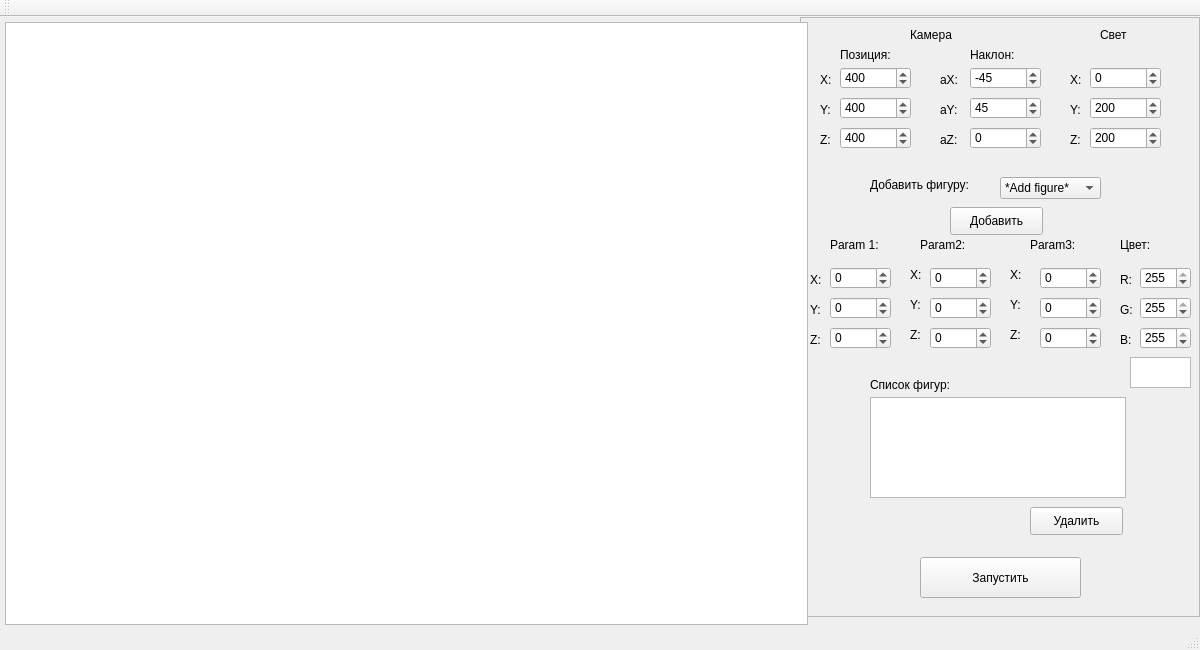
<?xml version="1.0" encoding="UTF-8"?>
<ui version="4.0">
 <class>MainWindow</class>
 <widget class="QMainWindow" name="MainWindow">
  <property name="geometry">
   <rect>
    <x>0</x>
    <y>0</y>
    <width>1200</width>
    <height>650</height>
   </rect>
  </property>
  <property name="windowTitle">
   <string>MainWindow</string>
  </property>
  <property name="autoFillBackground">
   <bool>true</bool>
  </property>
  <widget class="QWidget" name="centralWidget">
   <widget class="QFrame" name="frame">
    <property name="geometry">
     <rect>
      <x>800</x>
      <y>0</y>
      <width>400</width>
      <height>600</height>
     </rect>
    </property>
    <property name="autoFillBackground">
     <bool>true</bool>
    </property>
    <property name="frameShape">
     <enum>QFrame::StyledPanel</enum>
    </property>
    <property name="frameShadow">
     <enum>QFrame::Raised</enum>
    </property>
    <widget class="QSpinBox" name="spinBox_cX">
     <property name="geometry">
      <rect>
       <x>40</x>
       <y>50</y>
       <width>71</width>
       <height>22</height>
      </rect>
     </property>
     <property name="minimum">
      <number>-9999</number>
     </property>
     <property name="maximum">
      <number>9999</number>
     </property>
     <property name="value">
      <number>400</number>
     </property>
     <property name="displayIntegerBase">
      <number>10</number>
     </property>
    </widget>
    <widget class="QSpinBox" name="spinBox_cY">
     <property name="geometry">
      <rect>
       <x>40</x>
       <y>80</y>
       <width>71</width>
       <height>22</height>
      </rect>
     </property>
     <property name="minimum">
      <number>-9999</number>
     </property>
     <property name="maximum">
      <number>9999</number>
     </property>
     <property name="value">
      <number>400</number>
     </property>
    </widget>
    <widget class="QSpinBox" name="spinBox_cZ">
     <property name="geometry">
      <rect>
       <x>40</x>
       <y>110</y>
       <width>71</width>
       <height>22</height>
      </rect>
     </property>
     <property name="minimum">
      <number>-9999</number>
     </property>
     <property name="maximum">
      <number>9999</number>
     </property>
     <property name="value">
      <number>400</number>
     </property>
    </widget>
    <widget class="QPushButton" name="pushButton">
     <property name="geometry">
      <rect>
       <x>120</x>
       <y>540</y>
       <width>161</width>
       <height>41</height>
      </rect>
     </property>
     <property name="text">
      <string>Запустить</string>
     </property>
    </widget>
    <widget class="QSpinBox" name="spinBox_L3">
     <property name="geometry">
      <rect>
       <x>290</x>
       <y>110</y>
       <width>71</width>
       <height>22</height>
      </rect>
     </property>
     <property name="minimum">
      <number>-9999</number>
     </property>
     <property name="maximum">
      <number>9999</number>
     </property>
     <property name="value">
      <number>200</number>
     </property>
    </widget>
    <widget class="QSpinBox" name="spinBox_L1">
     <property name="geometry">
      <rect>
       <x>290</x>
       <y>50</y>
       <width>71</width>
       <height>22</height>
      </rect>
     </property>
     <property name="minimum">
      <number>-9999</number>
     </property>
     <property name="maximum">
      <number>9999</number>
     </property>
    </widget>
    <widget class="QSpinBox" name="spinBox_L2">
     <property name="geometry">
      <rect>
       <x>290</x>
       <y>80</y>
       <width>71</width>
       <height>22</height>
      </rect>
     </property>
     <property name="minimum">
      <number>-9999</number>
     </property>
     <property name="maximum">
      <number>9999</number>
     </property>
     <property name="value">
      <number>200</number>
     </property>
     <property name="displayIntegerBase">
      <number>10</number>
     </property>
    </widget>
    <widget class="QListView" name="listView">
     <property name="geometry">
      <rect>
       <x>70</x>
       <y>380</y>
       <width>256</width>
       <height>101</height>
      </rect>
     </property>
    </widget>
    <widget class="QLabel" name="label">
     <property name="geometry">
      <rect>
       <x>20</x>
       <y>55</y>
       <width>55</width>
       <height>16</height>
      </rect>
     </property>
     <property name="text">
      <string>X:</string>
     </property>
    </widget>
    <widget class="QLabel" name="label_2">
     <property name="geometry">
      <rect>
       <x>20</x>
       <y>85</y>
       <width>55</width>
       <height>16</height>
      </rect>
     </property>
     <property name="text">
      <string>Y:</string>
     </property>
    </widget>
    <widget class="QLabel" name="label_3">
     <property name="geometry">
      <rect>
       <x>20</x>
       <y>115</y>
       <width>55</width>
       <height>16</height>
      </rect>
     </property>
     <property name="text">
      <string>Z:</string>
     </property>
    </widget>
    <widget class="QSpinBox" name="spinBox_aX">
     <property name="geometry">
      <rect>
       <x>170</x>
       <y>50</y>
       <width>71</width>
       <height>22</height>
      </rect>
     </property>
     <property name="minimum">
      <number>-9999</number>
     </property>
     <property name="maximum">
      <number>9999</number>
     </property>
     <property name="value">
      <number>-45</number>
     </property>
    </widget>
    <widget class="QLabel" name="label_4">
     <property name="geometry">
      <rect>
       <x>140</x>
       <y>115</y>
       <width>55</width>
       <height>16</height>
      </rect>
     </property>
     <property name="text">
      <string>aZ:</string>
     </property>
    </widget>
    <widget class="QLabel" name="label_5">
     <property name="geometry">
      <rect>
       <x>140</x>
       <y>85</y>
       <width>55</width>
       <height>16</height>
      </rect>
     </property>
     <property name="text">
      <string>aY:</string>
     </property>
    </widget>
    <widget class="QSpinBox" name="spinBox_aY">
     <property name="geometry">
      <rect>
       <x>170</x>
       <y>80</y>
       <width>71</width>
       <height>22</height>
      </rect>
     </property>
     <property name="minimum">
      <number>-9999</number>
     </property>
     <property name="maximum">
      <number>9999</number>
     </property>
     <property name="value">
      <number>45</number>
     </property>
    </widget>
    <widget class="QSpinBox" name="spinBox_aZ">
     <property name="geometry">
      <rect>
       <x>170</x>
       <y>110</y>
       <width>71</width>
       <height>22</height>
      </rect>
     </property>
     <property name="minimum">
      <number>-9999</number>
     </property>
     <property name="maximum">
      <number>9999</number>
     </property>
    </widget>
    <widget class="QLabel" name="label_6">
     <property name="geometry">
      <rect>
       <x>140</x>
       <y>55</y>
       <width>55</width>
       <height>16</height>
      </rect>
     </property>
     <property name="text">
      <string>aX:</string>
     </property>
    </widget>
    <widget class="QLabel" name="label_7">
     <property name="geometry">
      <rect>
       <x>110</x>
       <y>10</y>
       <width>55</width>
       <height>16</height>
      </rect>
     </property>
     <property name="text">
      <string>Камера</string>
     </property>
    </widget>
    <widget class="QLabel" name="label_8">
     <property name="geometry">
      <rect>
       <x>300</x>
       <y>10</y>
       <width>55</width>
       <height>16</height>
      </rect>
     </property>
     <property name="text">
      <string>Свет</string>
     </property>
    </widget>
    <widget class="QLabel" name="label_9">
     <property name="geometry">
      <rect>
       <x>40</x>
       <y>30</y>
       <width>55</width>
       <height>16</height>
      </rect>
     </property>
     <property name="text">
      <string>Позиция:</string>
     </property>
    </widget>
    <widget class="QLabel" name="label_10">
     <property name="geometry">
      <rect>
       <x>170</x>
       <y>30</y>
       <width>55</width>
       <height>16</height>
      </rect>
     </property>
     <property name="text">
      <string>Наклон:</string>
     </property>
    </widget>
    <widget class="QLabel" name="label_11">
     <property name="geometry">
      <rect>
       <x>270</x>
       <y>115</y>
       <width>55</width>
       <height>16</height>
      </rect>
     </property>
     <property name="text">
      <string>Z:</string>
     </property>
    </widget>
    <widget class="QLabel" name="label_12">
     <property name="geometry">
      <rect>
       <x>270</x>
       <y>85</y>
       <width>55</width>
       <height>16</height>
      </rect>
     </property>
     <property name="text">
      <string>Y:</string>
     </property>
    </widget>
    <widget class="QLabel" name="label_13">
     <property name="geometry">
      <rect>
       <x>270</x>
       <y>55</y>
       <width>55</width>
       <height>16</height>
      </rect>
     </property>
     <property name="text">
      <string>X:</string>
     </property>
    </widget>
    <widget class="QLabel" name="label_14">
     <property name="geometry">
      <rect>
       <x>70</x>
       <y>360</y>
       <width>91</width>
       <height>16</height>
      </rect>
     </property>
     <property name="text">
      <string>Список фигур:</string>
     </property>
    </widget>
    <widget class="QComboBox" name="comboBox">
     <property name="geometry">
      <rect>
       <x>200</x>
       <y>160</y>
       <width>101</width>
       <height>22</height>
      </rect>
     </property>
     <item>
      <property name="text">
       <string>*Add figure*</string>
      </property>
     </item>
     <item>
      <property name="text">
       <string>Triangle</string>
      </property>
     </item>
     <item>
      <property name="text">
       <string>Sphere</string>
      </property>
     </item>
     <item>
      <property name="text">
       <string>Cylindre</string>
      </property>
     </item>
     <item>
      <property name="text">
       <string>Cone</string>
      </property>
     </item>
    </widget>
    <widget class="QLabel" name="label_15">
     <property name="geometry">
      <rect>
       <x>70</x>
       <y>160</y>
       <width>111</width>
       <height>16</height>
      </rect>
     </property>
     <property name="text">
      <string>Добавить фигуру:</string>
     </property>
    </widget>
    <widget class="QPushButton" name="pushButton_add">
     <property name="geometry">
      <rect>
       <x>150</x>
       <y>190</y>
       <width>93</width>
       <height>28</height>
      </rect>
     </property>
     <property name="text">
      <string>Добавить</string>
     </property>
    </widget>
    <widget class="QPushButton" name="pushButton_del">
     <property name="geometry">
      <rect>
       <x>230</x>
       <y>490</y>
       <width>93</width>
       <height>28</height>
      </rect>
     </property>
     <property name="text">
      <string>Удалить</string>
     </property>
    </widget>
    <widget class="QLabel" name="param1">
     <property name="geometry">
      <rect>
       <x>30</x>
       <y>220</y>
       <width>55</width>
       <height>16</height>
      </rect>
     </property>
     <property name="text">
      <string>Param 1:</string>
     </property>
    </widget>
    <widget class="QLabel" name="param2">
     <property name="geometry">
      <rect>
       <x>120</x>
       <y>220</y>
       <width>55</width>
       <height>16</height>
      </rect>
     </property>
     <property name="text">
      <string>Param2:</string>
     </property>
    </widget>
    <widget class="QLabel" name="label_p1">
     <property name="geometry">
      <rect>
       <x>10</x>
       <y>255</y>
       <width>55</width>
       <height>16</height>
      </rect>
     </property>
     <property name="text">
      <string>X:</string>
     </property>
    </widget>
    <widget class="QLabel" name="label_p2">
     <property name="geometry">
      <rect>
       <x>10</x>
       <y>285</y>
       <width>55</width>
       <height>16</height>
      </rect>
     </property>
     <property name="text">
      <string>Y:</string>
     </property>
    </widget>
    <widget class="QSpinBox" name="spinBox_C1_3">
     <property name="geometry">
      <rect>
       <x>30</x>
       <y>250</y>
       <width>61</width>
       <height>22</height>
      </rect>
     </property>
     <property name="minimum">
      <number>-9999</number>
     </property>
     <property name="maximum">
      <number>9999</number>
     </property>
    </widget>
    <widget class="QSpinBox" name="spinBox_C3_3">
     <property name="geometry">
      <rect>
       <x>30</x>
       <y>310</y>
       <width>61</width>
       <height>22</height>
      </rect>
     </property>
     <property name="minimum">
      <number>-9999</number>
     </property>
     <property name="maximum">
      <number>9999</number>
     </property>
    </widget>
    <widget class="QLabel" name="label_p3">
     <property name="geometry">
      <rect>
       <x>10</x>
       <y>315</y>
       <width>55</width>
       <height>16</height>
      </rect>
     </property>
     <property name="text">
      <string>Z:</string>
     </property>
    </widget>
    <widget class="QSpinBox" name="spinBox_C2_3">
     <property name="geometry">
      <rect>
       <x>30</x>
       <y>280</y>
       <width>61</width>
       <height>22</height>
      </rect>
     </property>
     <property name="minimum">
      <number>-9999</number>
     </property>
     <property name="maximum">
      <number>9999</number>
     </property>
    </widget>
    <widget class="QLabel" name="param3">
     <property name="geometry">
      <rect>
       <x>230</x>
       <y>220</y>
       <width>55</width>
       <height>16</height>
      </rect>
     </property>
     <property name="text">
      <string>Param3:</string>
     </property>
    </widget>
    <widget class="QLabel" name="clr">
     <property name="geometry">
      <rect>
       <x>320</x>
       <y>220</y>
       <width>55</width>
       <height>16</height>
      </rect>
     </property>
     <property name="text">
      <string>Цвет:</string>
     </property>
    </widget>
    <widget class="QSpinBox" name="spinBox_C2_4">
     <property name="geometry">
      <rect>
       <x>130</x>
       <y>280</y>
       <width>61</width>
       <height>22</height>
      </rect>
     </property>
     <property name="minimum">
      <number>-9999</number>
     </property>
     <property name="maximum">
      <number>9999</number>
     </property>
    </widget>
    <widget class="QLabel" name="label_p12">
     <property name="geometry">
      <rect>
       <x>110</x>
       <y>250</y>
       <width>55</width>
       <height>16</height>
      </rect>
     </property>
     <property name="text">
      <string>X:</string>
     </property>
    </widget>
    <widget class="QSpinBox" name="spinBox_C1_4">
     <property name="geometry">
      <rect>
       <x>130</x>
       <y>250</y>
       <width>61</width>
       <height>22</height>
      </rect>
     </property>
     <property name="minimum">
      <number>-9999</number>
     </property>
     <property name="maximum">
      <number>9999</number>
     </property>
    </widget>
    <widget class="QSpinBox" name="spinBox_C3_4">
     <property name="geometry">
      <rect>
       <x>130</x>
       <y>310</y>
       <width>61</width>
       <height>22</height>
      </rect>
     </property>
     <property name="minimum">
      <number>-9999</number>
     </property>
     <property name="maximum">
      <number>9999</number>
     </property>
    </widget>
    <widget class="QLabel" name="label_p32">
     <property name="geometry">
      <rect>
       <x>110</x>
       <y>310</y>
       <width>55</width>
       <height>16</height>
      </rect>
     </property>
     <property name="text">
      <string>Z:</string>
     </property>
    </widget>
    <widget class="QLabel" name="label_p22">
     <property name="geometry">
      <rect>
       <x>110</x>
       <y>280</y>
       <width>55</width>
       <height>16</height>
      </rect>
     </property>
     <property name="text">
      <string>Y:</string>
     </property>
    </widget>
    <widget class="QSpinBox" name="Gval">
     <property name="geometry">
      <rect>
       <x>340</x>
       <y>280</y>
       <width>51</width>
       <height>22</height>
      </rect>
     </property>
     <property name="minimum">
      <number>0</number>
     </property>
     <property name="maximum">
      <number>255</number>
     </property>
     <property name="value">
      <number>255</number>
     </property>
    </widget>
    <widget class="QLabel" name="label_22">
     <property name="geometry">
      <rect>
       <x>320</x>
       <y>255</y>
       <width>55</width>
       <height>16</height>
      </rect>
     </property>
     <property name="text">
      <string>R:</string>
     </property>
    </widget>
    <widget class="QSpinBox" name="Rval">
     <property name="geometry">
      <rect>
       <x>340</x>
       <y>250</y>
       <width>51</width>
       <height>22</height>
      </rect>
     </property>
     <property name="minimum">
      <number>0</number>
     </property>
     <property name="maximum">
      <number>255</number>
     </property>
     <property name="value">
      <number>255</number>
     </property>
    </widget>
    <widget class="QSpinBox" name="Bval">
     <property name="geometry">
      <rect>
       <x>340</x>
       <y>310</y>
       <width>51</width>
       <height>22</height>
      </rect>
     </property>
     <property name="minimum">
      <number>0</number>
     </property>
     <property name="maximum">
      <number>255</number>
     </property>
     <property name="value">
      <number>255</number>
     </property>
    </widget>
    <widget class="QLabel" name="label_23">
     <property name="geometry">
      <rect>
       <x>320</x>
       <y>315</y>
       <width>55</width>
       <height>16</height>
      </rect>
     </property>
     <property name="text">
      <string>B:</string>
     </property>
    </widget>
    <widget class="QLabel" name="label_24">
     <property name="geometry">
      <rect>
       <x>320</x>
       <y>285</y>
       <width>55</width>
       <height>16</height>
      </rect>
     </property>
     <property name="text">
      <string>G:</string>
     </property>
    </widget>
    <widget class="QSpinBox" name="spinBox_C2_6">
     <property name="geometry">
      <rect>
       <x>240</x>
       <y>280</y>
       <width>61</width>
       <height>22</height>
      </rect>
     </property>
     <property name="minimum">
      <number>-9999</number>
     </property>
     <property name="maximum">
      <number>9999</number>
     </property>
    </widget>
    <widget class="QLabel" name="label_p13">
     <property name="geometry">
      <rect>
       <x>210</x>
       <y>250</y>
       <width>41</width>
       <height>16</height>
      </rect>
     </property>
     <property name="text">
      <string>X:</string>
     </property>
    </widget>
    <widget class="QSpinBox" name="spinBox_C1_6">
     <property name="geometry">
      <rect>
       <x>240</x>
       <y>250</y>
       <width>61</width>
       <height>22</height>
      </rect>
     </property>
     <property name="minimum">
      <number>-9999</number>
     </property>
     <property name="maximum">
      <number>9999</number>
     </property>
    </widget>
    <widget class="QSpinBox" name="spinBox_C3_6">
     <property name="geometry">
      <rect>
       <x>240</x>
       <y>310</y>
       <width>61</width>
       <height>22</height>
      </rect>
     </property>
     <property name="minimum">
      <number>-9999</number>
     </property>
     <property name="maximum">
      <number>9999</number>
     </property>
    </widget>
    <widget class="QLabel" name="label_p33">
     <property name="geometry">
      <rect>
       <x>210</x>
       <y>310</y>
       <width>41</width>
       <height>16</height>
      </rect>
     </property>
     <property name="text">
      <string>Z:</string>
     </property>
    </widget>
    <widget class="QLabel" name="label_p23">
     <property name="geometry">
      <rect>
       <x>210</x>
       <y>280</y>
       <width>41</width>
       <height>16</height>
      </rect>
     </property>
     <property name="text">
      <string>Y:</string>
     </property>
    </widget>
    <widget class="QGraphicsView" name="graphicsView_2">
     <property name="geometry">
      <rect>
       <x>330</x>
       <y>340</y>
       <width>61</width>
       <height>31</height>
      </rect>
     </property>
    </widget>
   </widget>
   <widget class="QGraphicsView" name="graphicsView">
    <property name="geometry">
     <rect>
      <x>5</x>
      <y>5</y>
      <width>803</width>
      <height>603</height>
     </rect>
    </property>
   </widget>
  </widget>
  <widget class="QMenuBar" name="menuBar">
   <property name="geometry">
    <rect>
     <x>0</x>
     <y>0</y>
     <width>1200</width>
     <height>26</height>
    </rect>
   </property>
  </widget>
  <widget class="QToolBar" name="mainToolBar">
   <attribute name="toolBarArea">
    <enum>TopToolBarArea</enum>
   </attribute>
   <attribute name="toolBarBreak">
    <bool>false</bool>
   </attribute>
  </widget>
  <widget class="QStatusBar" name="statusBar"/>
 </widget>
 <layoutdefault spacing="6" margin="11"/>
 <resources/>
 <connections/>
</ui>
